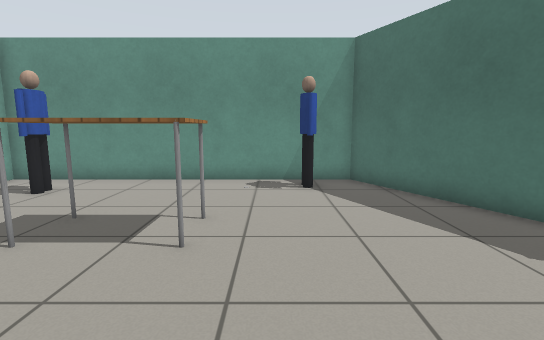
view 1 (above)

13 first-person views from a walk through a world built for the Gazebo simulator. The camera is 0.94 m above the floor, tilts 8° down and sees 85° across. The floor is counted in squares, 0.5 m on a side. Each view is taken from the middle of a square. On the plan, view 1 faces up. The plan holds only what a view shows up to about 16 squares ahead; the rest is blank. The robots in the file are not drawn. Simple patterns stand in for the simulator's built-in surfaces. Simple shapes stand in for some stock models.

view 2
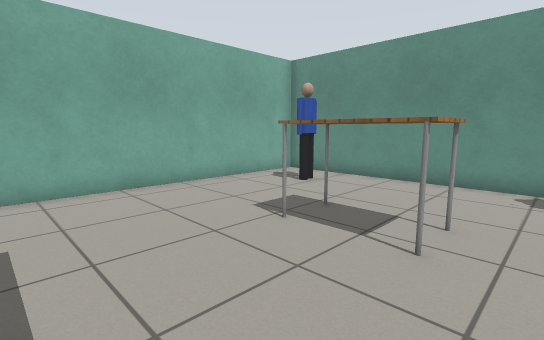

view 3
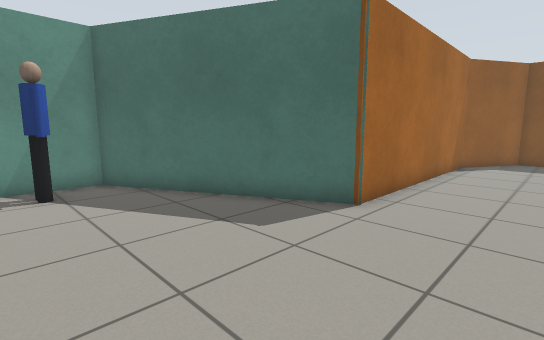

view 4
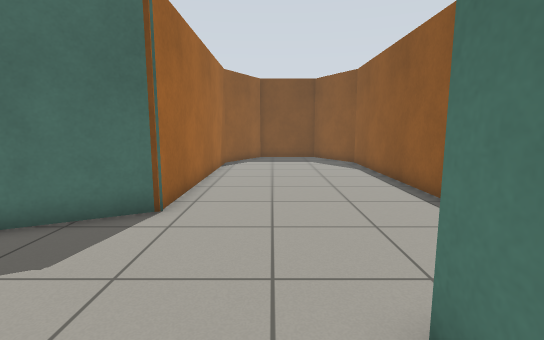

view 5
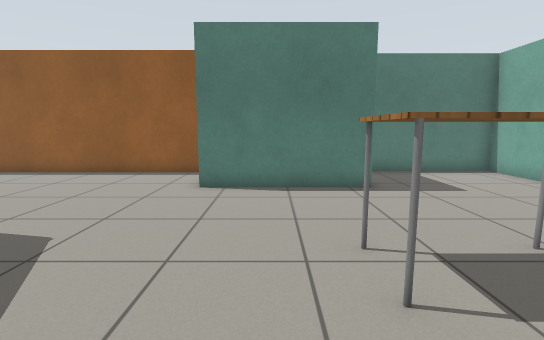

view 6
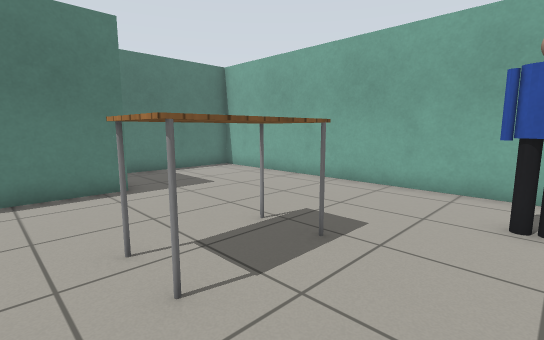

view 7
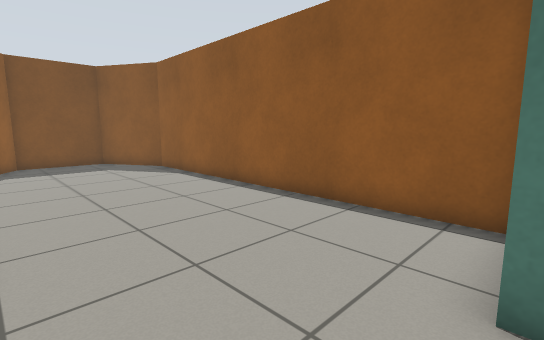

view 8
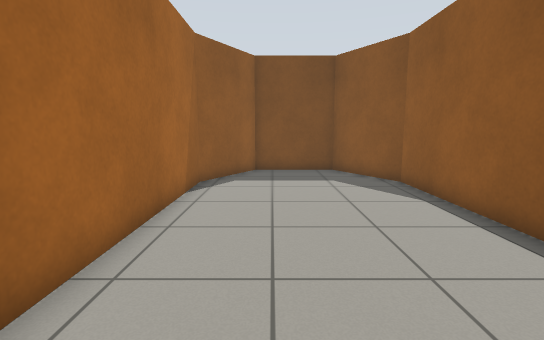

view 9
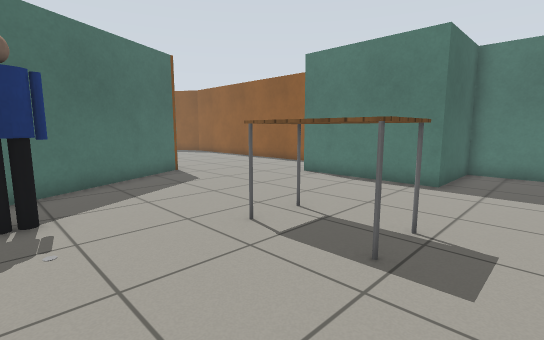

view 10
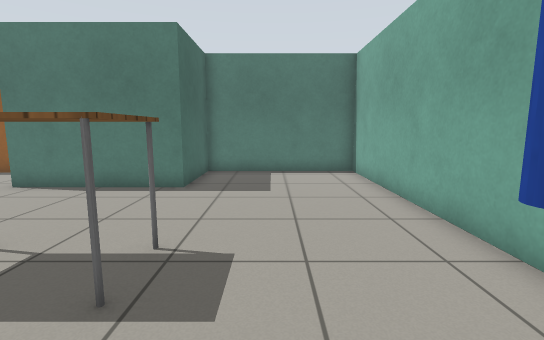

view 11
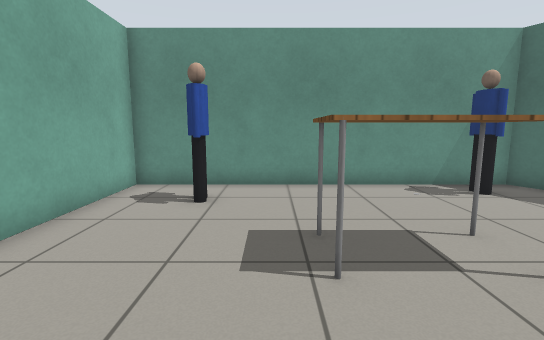

view 12
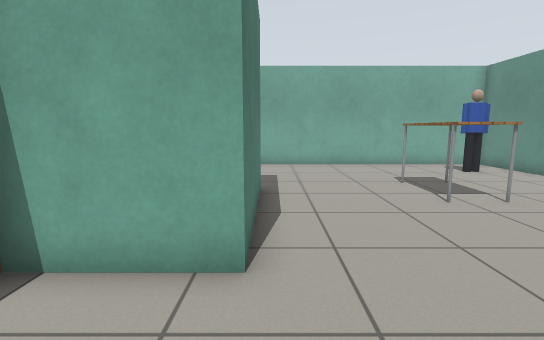

view 13
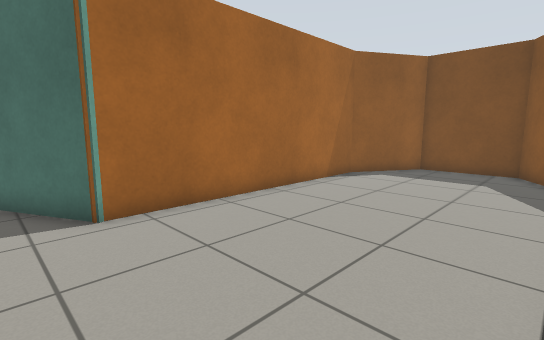

### Floor plan
Points are (right, up) in squares from view 1. A wall is a line through its corners. A room is listed if a view was taken in it or the views show most of it. See-through windows are left out.
Room 1 (views 1, 2, 3, 4, 5, 6, 7, 8, 9, 10, 11, 12, 13)
walls: (2.6, -3.6) (16.3, -3.6) (19.4, -1.8) (19.4, 1.8) (16.3, 3.5) (6.6, 3.5) (2.9, 10.8) (-9.6, 10.8) (-9.6, -4) (-3.2, -4) (-3.2, -0.4) (2.3, -0.4) (2.3, -3.6)
objects: person (-7, 8) to (-7, 9); table (-4, 5) to (-2, 6); person (1, 9) to (1, 10)

Where each view was taken, in squares from view 1:
view 1: 0 up, 0 right, facing up
view 2: 0 up, 0 right, facing up-left
view 3: 0 up, 0 right, facing up-right
view 4: 1 up, 0 right, facing right
view 5: 9 up, 0 right, facing down
view 6: 9 up, 0 right, facing down-left
view 7: 3 up, 2 right, facing down-right
view 8: 1 up, 6 right, facing right
view 9: 10 up, 6 left, facing down-right
view 10: 9 up, 6 left, facing down
view 11: 1 up, 5 left, facing up
view 12: 0 up, 6 right, facing left
view 13: 3 down, 5 right, facing up-right
